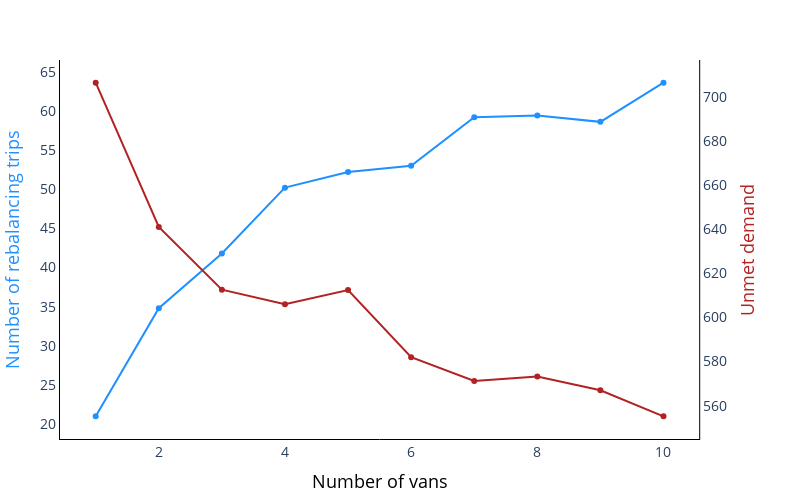

Notebook code cell kept with this figure:
### Code cell
import plotly.graph_objects as go
from plotly.subplots import make_subplots

fig = make_subplots(specs=[[{"secondary_y": True}]])
fig.add_trace(
    go.Scatter(x=analysis_K_30_avg['K'], y=analysis_K_30_avg['nb_rebalancings'], name="Number of rebalancing trips", line=dict(color='dodgerblue')),
    secondary_y=False,
)
fig.add_trace(
    go.Scatter(x=analysis_K_30_avg['K'], y=analysis_K_30_avg['unmet_demand'], name="Unmet demand", line=dict(color='firebrick')),
    secondary_y=True,
)
fig.update_layout(
    paper_bgcolor='rgba(0,0,0,0)',
    plot_bgcolor='rgba(0,0,0,0)',
    showlegend=False,
    width=800,
    height=500,
    margin=dict(l=60, r=60, b=30, t=60),
    yaxis = dict(tickfont = dict(size=14)),
    xaxis = dict(tickfont = dict(size=14))
)
fig.update_xaxes(title_text="Number of vans",showgrid=False, showline=True, linewidth=1, linecolor='black', title_font=dict(color="black",size=18))
fig.update_yaxes(title_text="Number of rebalancing trips", secondary_y=False, showgrid=False, showline=True, linewidth=1, linecolor='black', title_font=dict(color="dodgerblue",size=18))
fig.update_yaxes(title_text="Unmet demand", secondary_y=True, showgrid=False, showline=True, linewidth=1, linecolor='black', title_font=dict(color="firebrick",size=18), tickfont = dict(size=14))
fig.show()
fig.write_image("demand_vs_vans_report.pdf")

### Figure 1 — Plotly figure (JSON) as saved in the notebook; plotly's stock layout.template omitted (floating-point values rounded to 4 significant figures)
{"data": [{"line": {"color": "dodgerblue"}, "name": "Number of rebalancing trips", "type": "scatter", "x": [1, 2, 3, 4, 5, 6, 7, 8, 9, 10], "xaxis": "x", "y": [21, 34.8, 41.8, 50.2, 52.2, 53, 59.2, 59.4, 58.6, 63.6], "yaxis": "y"}, {"line": {"color": "firebrick"}, "name": "Unmet demand", "type": "scatter", "x": [1, 2, 3, 4, 5, 6, 7, 8, 9, 10], "xaxis": "x", "y": [706.4, 641.0, 612.6, 606, 612.4, 582, 571.2, 573.2, 567, 555.2], "yaxis": "y2"}], "layout": {"height": 500, "margin": {"b": 30, "l": 60, "r": 60, "t": 60}, "paper_bgcolor": "rgba(0,0,0,0)", "plot_bgcolor": "rgba(0,0,0,0)", "showlegend": false, "width": 800, "xaxis": {"anchor": "y", "domain": [0, 0.94], "linecolor": "black", "linewidth": 1, "showgrid": false, "showline": true, "tickfont": {"size": 14}, "title": {"font": {"color": "black", "size": 18}, "text": "Number of vans"}}, "yaxis": {"anchor": "x", "domain": [0, 1], "linecolor": "black", "linewidth": 1, "showgrid": false, "showline": true, "tickfont": {"size": 14}, "title": {"font": {"color": "dodgerblue", "size": 18}, "text": "Number of rebalancing trips"}}, "yaxis2": {"anchor": "x", "linecolor": "black", "linewidth": 1, "overlaying": "y", "showgrid": false, "showline": true, "side": "right", "tickfont": {"size": 14}, "title": {"font": {"color": "firebrick", "size": 18}, "text": "Unmet demand"}}}}
